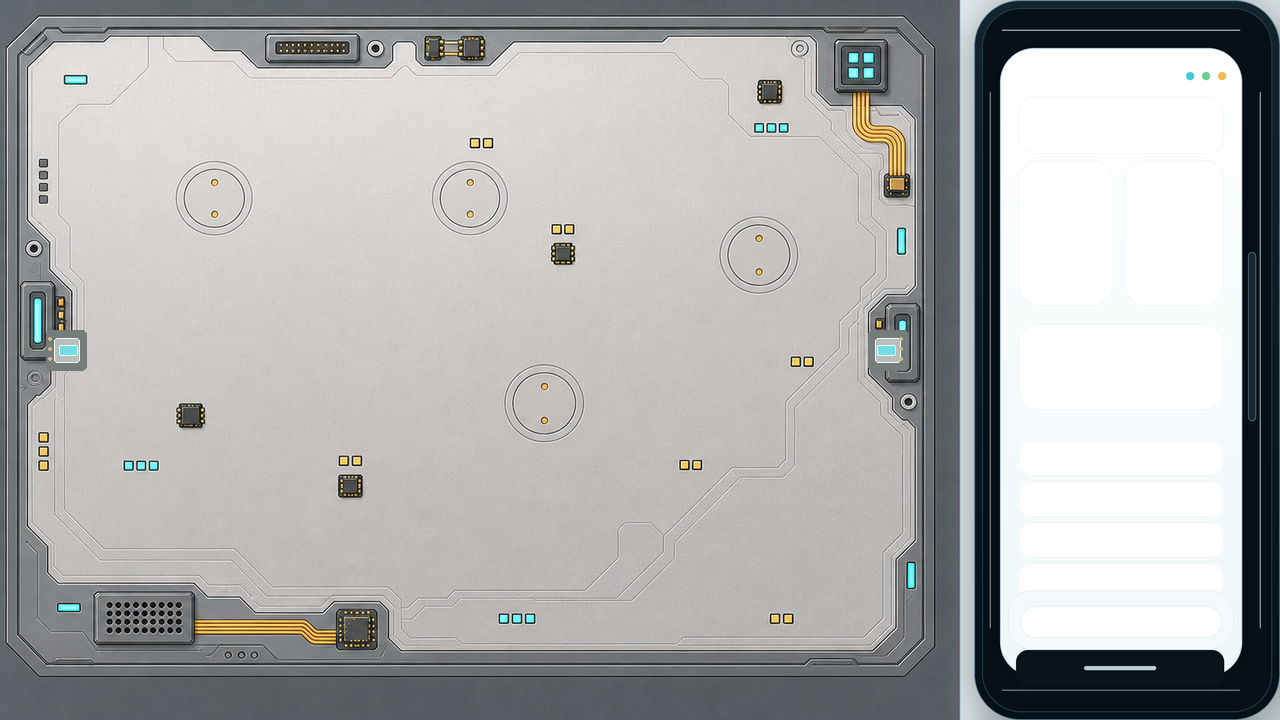
#> input picture packages/edugame/godot/games/ch11-band-defense/assets/backgrounds/band-defense-map-level1-watch-debug.png, 1280 x 720 px
$ python apply_watch_debug_background_style.py --source ../assets/backgrounds/band-defense-map-level1-watch-debug.png
#> lines starting #> are read from the running program, lines starting #| are printed output that depends on the picture
from __future__ import annotations

import argparse
from pathlib import Path

from PIL import Image, ImageDraw, ImageFilter


ROOT = Path(__file__).resolve().parents[4] / "assets" / "games" / "ch11-band-defense"
BG_DIR = ROOT / "backgrounds"
OUT = BG_DIR / "band-defense-map-level1-watch-debug.png"

CANVAS = (1280, 720)
PLAY_RECT = (0, 0, 940, 720)
HUD_RECT = (948, 10, 1268, 710)

LEVEL_ONE_PATH = [
    (68, 360),
    (165, 190),
    (365, 190),
    (475, 190),
    (640, 360),
    (690, 445),
    (815, 320),
    (884, 360),
]

LEVEL_ONE_SLOTS = [(256, 263), (439, 264), (531, 436), (739, 294)]


def _fit_to_canvas(image: Image.Image) -> Image.Image:
    width, height = image.size
#> width = 1280; height = 720
    target_w, target_h = CANVAS
    scale = max(target_w / width, target_h / height)
#> scale = 1
    resized = image.resize((round(width * scale), round(height * scale)), Image.Resampling.LANCZOS)
#> resized is the input picture: PIL image 1280x720 RGBA; mean R, G, B, A 172.8, 173.3, 172.9, 238.1
    left = (resized.width - target_w) // 2
#> left = 0
    top = (resized.height - target_h) // 2
#> top = 0
    return resized.crop((left, top, left + target_w, top + target_h)).convert("RGBA")


def _quiet_play_area(base: Image.Image) -> None:
    layer = Image.new("RGBA", CANVAS, (0, 0, 0, 0))
#> layer: PIL image 1280x720 RGBA; every value is 0
    play = base.crop(PLAY_RECT).filter(ImageFilter.GaussianBlur(0.8)).convert("RGBA")
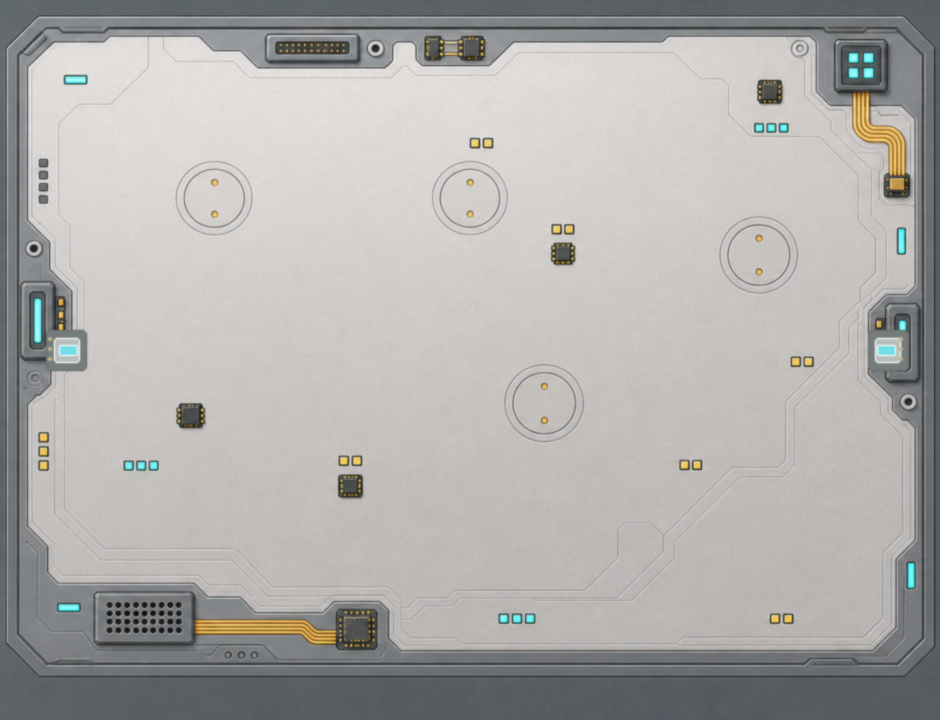
#> play: PIL image 940x720 RGBA; mean R, G, B, A 174.6, 173.3, 171.6, 254.5; transparent parts drawn white
    veil = Image.new("RGBA", play.size, (232, 244, 248, 132))
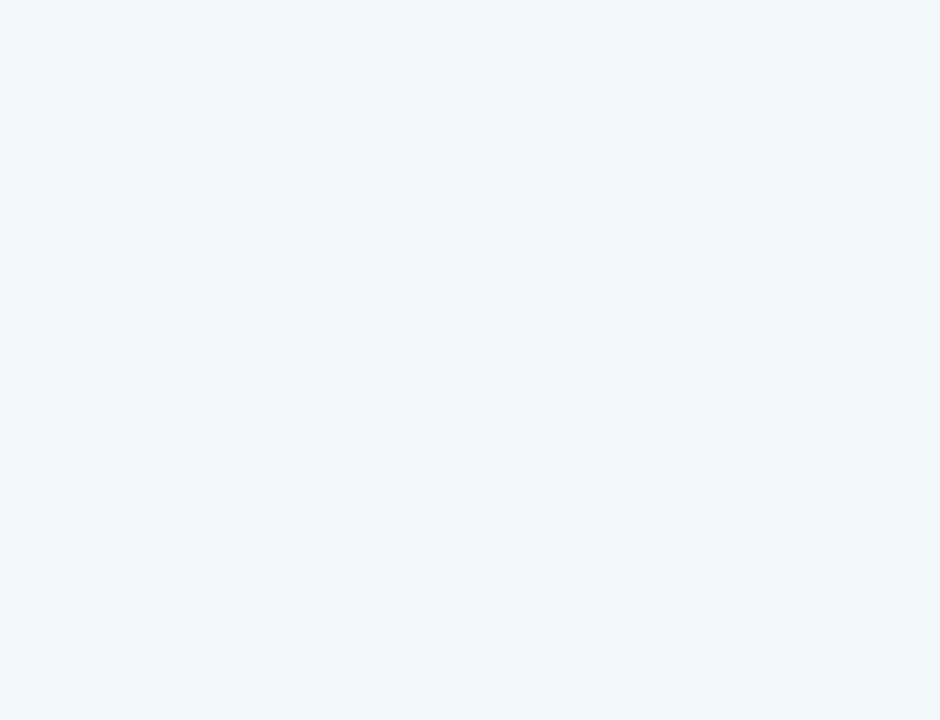
#> veil: PIL image 940x720 RGBA; mean R, G, B, A 232, 244, 248, 132; transparent parts drawn white
    play.alpha_composite(veil)
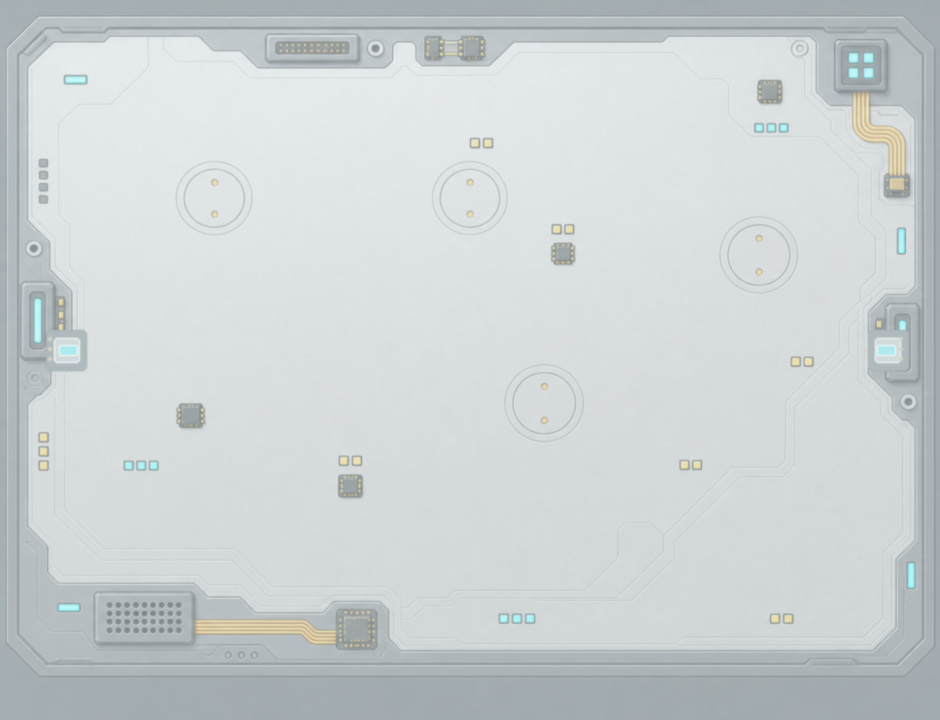
#> play: PIL image 940x720 RGBA; mean R, G, B, A 204.4, 210, 211.3, 254.8; transparent parts drawn white
    layer.paste(play, PLAY_RECT[:2])
    base.alpha_composite(layer)


def _draw_route_and_slots(base: Image.Image) -> None:
    layer = Image.new("RGBA", CANVAS, (0, 0, 0, 0))
    draw = ImageDraw.Draw(layer)

    for width, color in (
        (19, (53, 224, 242, 48)),
        (13, (49, 208, 232, 104)),
        (7, (116, 245, 255, 220)),
        (3, (238, 255, 255, 230)),
    ):
        draw.line(LEVEL_ONE_PATH, fill=color, width=width, joint="curve")
    for i in range(len(LEVEL_ONE_PATH) - 1):
        ax, ay = LEVEL_ONE_PATH[i]
        bx, by = LEVEL_ONE_PATH[i + 1]
        mx = ax * 0.58 + bx * 0.42
        my = ay * 0.58 + by * 0.42
        draw.line((mx - 9, my - 5, mx, my, mx - 9, my + 5), fill=(245, 255, 255, 170), width=2)

    for x, y in LEVEL_ONE_SLOTS:
        for radius, color, width in (
            (45, (40, 126, 168, 78), 2),
            (37, (246, 252, 255, 220), 6),
            (29, (78, 103, 118, 170), 2),
        ):
            draw.ellipse((x - radius, y - radius, x + radius, y + radius), outline=color, width=width)
        draw.ellipse((x - 26, y - 26, x + 26, y + 26), fill=(217, 228, 233, 216), outline=(92, 110, 122, 190), width=2)
        draw.line((x - 13, y, x + 13, y), fill=(57, 177, 236, 186), width=3)
        draw.line((x, y - 13, x, y + 13), fill=(57, 177, 236, 186), width=3)

    base.alpha_composite(layer.filter(ImageFilter.GaussianBlur(0.15)))


def _protect_right_hud_readability(base: Image.Image) -> None:
    layer = Image.new("RGBA", CANVAS, (0, 0, 0, 0))
    draw = ImageDraw.Draw(layer)
    left, top, right, bottom = HUD_RECT
    draw.rounded_rectangle(HUD_RECT, radius=30, fill=(2, 19, 28, 56), outline=(65, 219, 226, 180), width=2)
    draw.rounded_rectangle((left + 16, top + 22, right - 16, bottom - 20), radius=20, outline=(70, 204, 216, 92), width=1)

    for y in (top + 58, top + 214, top + 430):
        draw.rounded_rectangle((left + 30, y, right - 30, y + 104), radius=12, outline=(70, 204, 216, 72), width=1)

    cx, cy = right - 78, top + 294
    for radius, alpha in ((55, 78), (38, 118), (21, 150)):
        draw.ellipse((cx - radius, cy - radius, cx + radius, cy + radius), outline=(72, 224, 228, alpha), width=2)
    draw.arc((cx - 50, cy - 50, cx + 50, cy + 50), 20, 132, fill=(126, 230, 171, 162), width=5)

    for i in range(14):
        x = left + 48 + i * 13
        height = 12 + (i * 9) % 36
        draw.rounded_rectangle((x, bottom - 70 - height, x + 5, bottom - 70), radius=2, fill=(70, 202, 222, 78))

    shine = Image.new("RGBA", CANVAS, (0, 0, 0, 0))
    shine_draw = ImageDraw.Draw(shine)
    shine_draw.polygon([(972, 18), (1106, 18), (1000, 708), (936, 708)], fill=(255, 255, 255, 28))
    layer.alpha_composite(shine.filter(ImageFilter.GaussianBlur(4)))
    base.alpha_composite(layer)
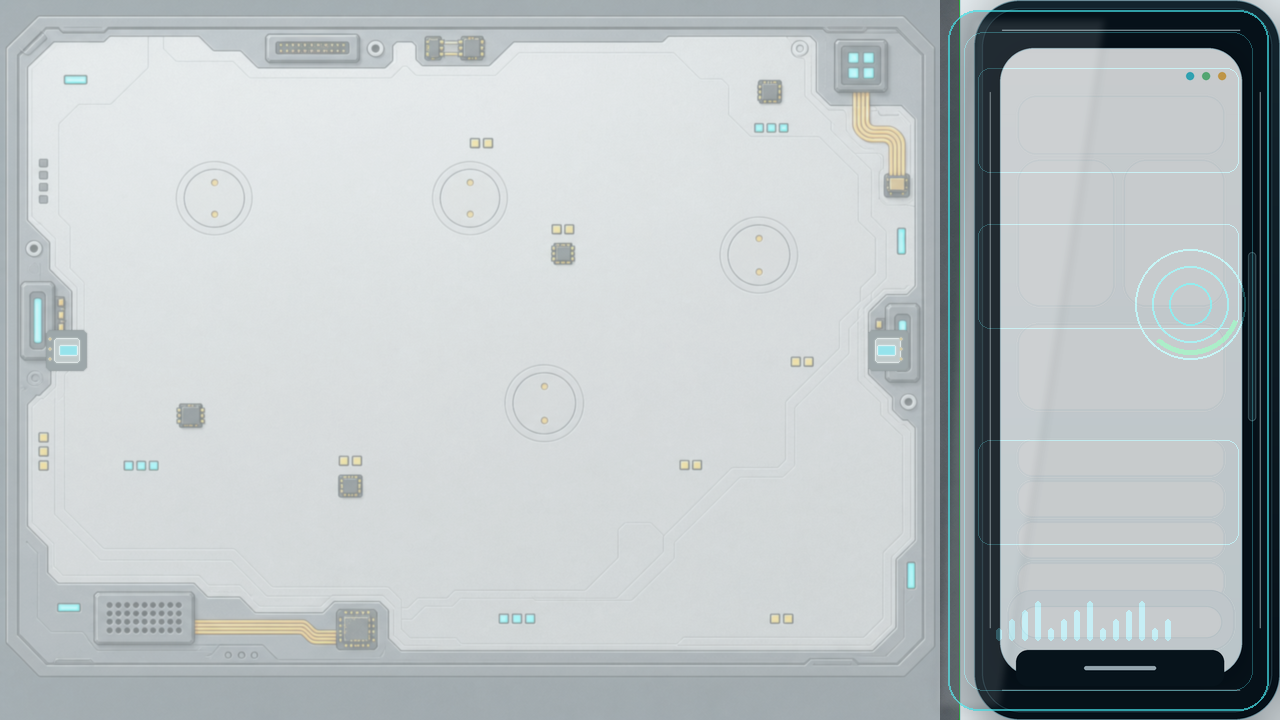
#> base: PIL image 1280x720 RGBA; mean R, G, B, A 180.9, 188.3, 190.5, 242.4; transparent parts drawn white


def apply_style(source: Path, out: Path = OUT) -> None:
    image = _fit_to_canvas(Image.open(source).convert("RGBA"))
    _quiet_play_area(image)
    _protect_right_hud_readability(image)
    _draw_route_and_slots(image)
#> the loop in _draw_route_and_slots, `for i in range(len(LEVEL_ONE_PATH) - 1):` made 7 passes
#> (ax, ay, bx, by, mx, my) on passes 1 to 7: (68, 360, 165, 190, 108.7, 288.6), (165, 190, 365, 190, 249, 190), (365, 190, 475, 190, 411.2, 190), (475, 190, 640, 360, 544.3, 261.4), (640, 360, 690, 445, 661, 395.7), (690, 445, 815, 320, 742.5, 392.5), (815, 320, 884, 360, 844, 336.8)
#> in _draw_route_and_slots, `base.alpha_composite(layer.filter(ImageFilter.GaussianBlur(0.15)))`:
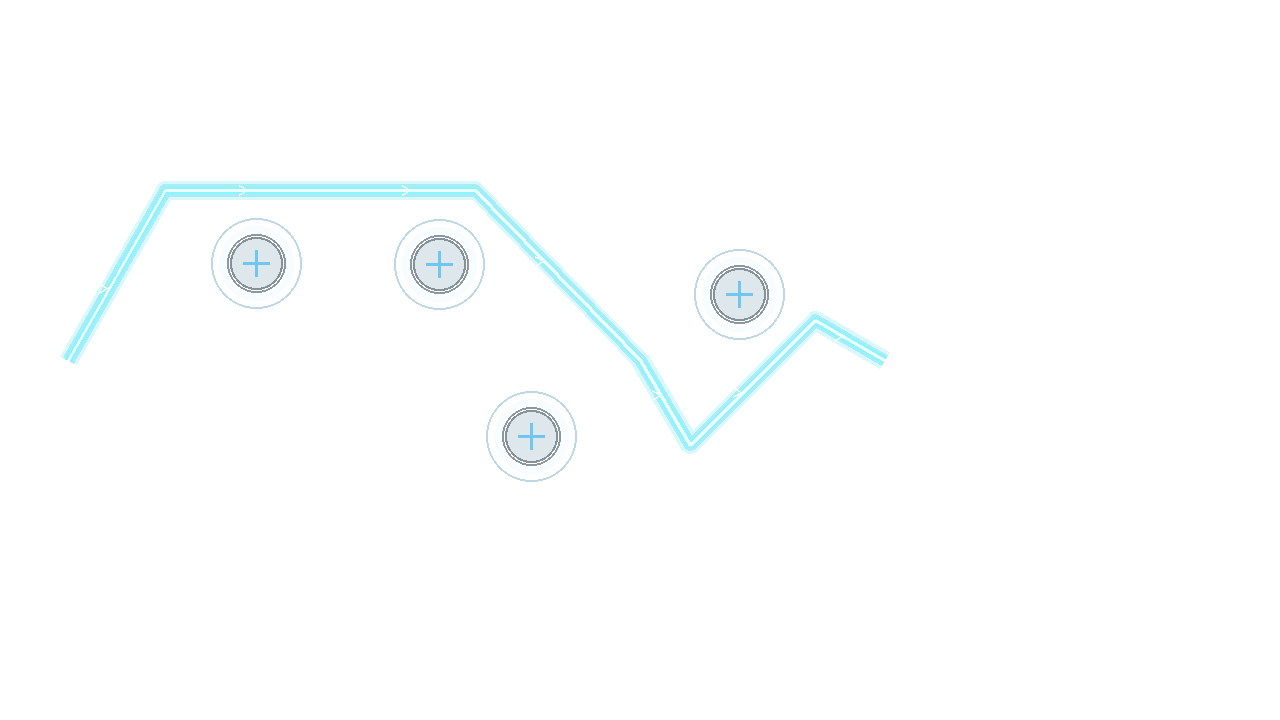
#> layer: PIL image 1280x720 RGBA; mean R, G, B, A 5.5, 8.9, 9.4, 6.5; transparent parts drawn white
    out.parent.mkdir(parents=True, exist_ok=True)
    image.save(out)
    print(f"wrote {out}")


def main() -> None:
    parser = argparse.ArgumentParser()
    parser.add_argument("--source", required=True, type=Path)
    parser.add_argument("--out", default=OUT, type=Path)
    args = parser.parse_args()
    apply_style(args.source, args.out)


if __name__ == "__main__":
    main()

$ run again, with packages/edugame/godot/games/ch11-band-defense/assets/backgrounds/band-defense-map-level2-night-run.png copied over packages/edugame/godot/games/ch11-band-defense/assets/backgrounds/band-defense-map-level1-watch-debug.png
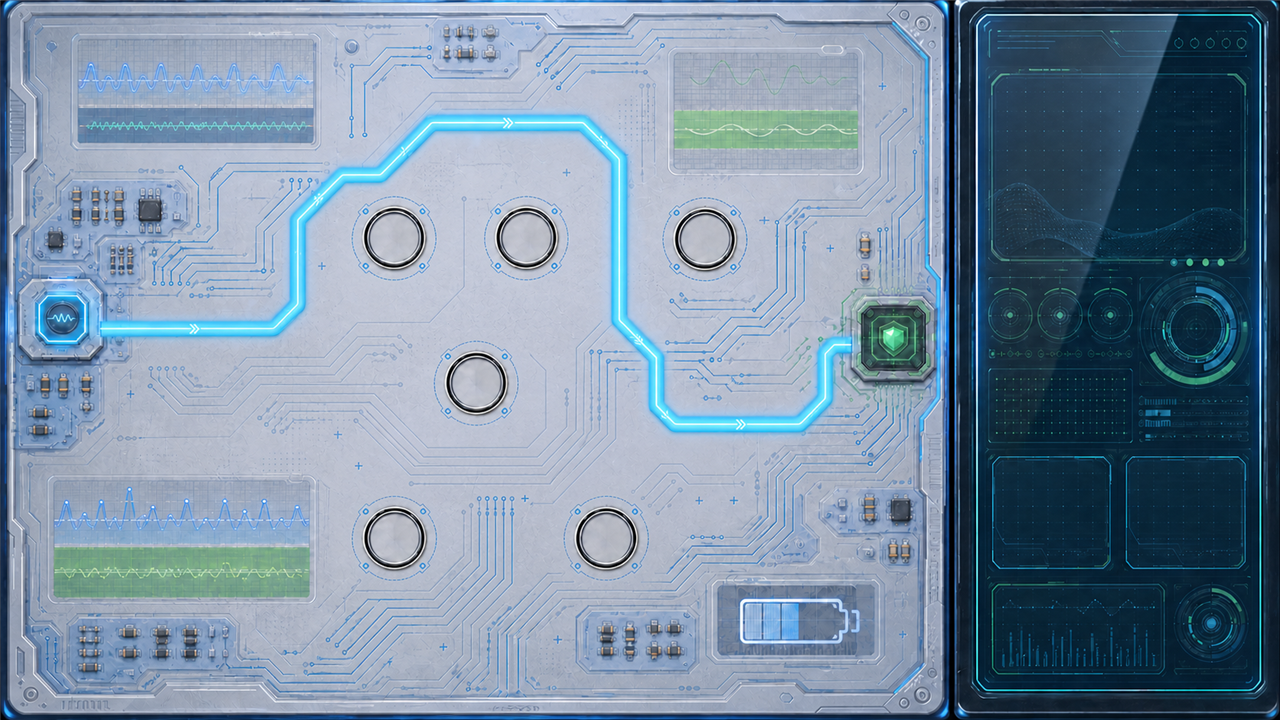
#> input picture packages/edugame/godot/games/ch11-band-defense/assets/backgrounds/band-defense-map-level2-night-run.png, 1280 x 720 px
#> width = 1280; height = 720
#> scale = 1
#> in _fit_to_canvas, resized is the input picture: PIL image 1280x720 RGBA; mean R, G, B, A 120.7, 141.7, 162, 254.9
#> in _quiet_play_area, `play.alpha_composite(veil)`:
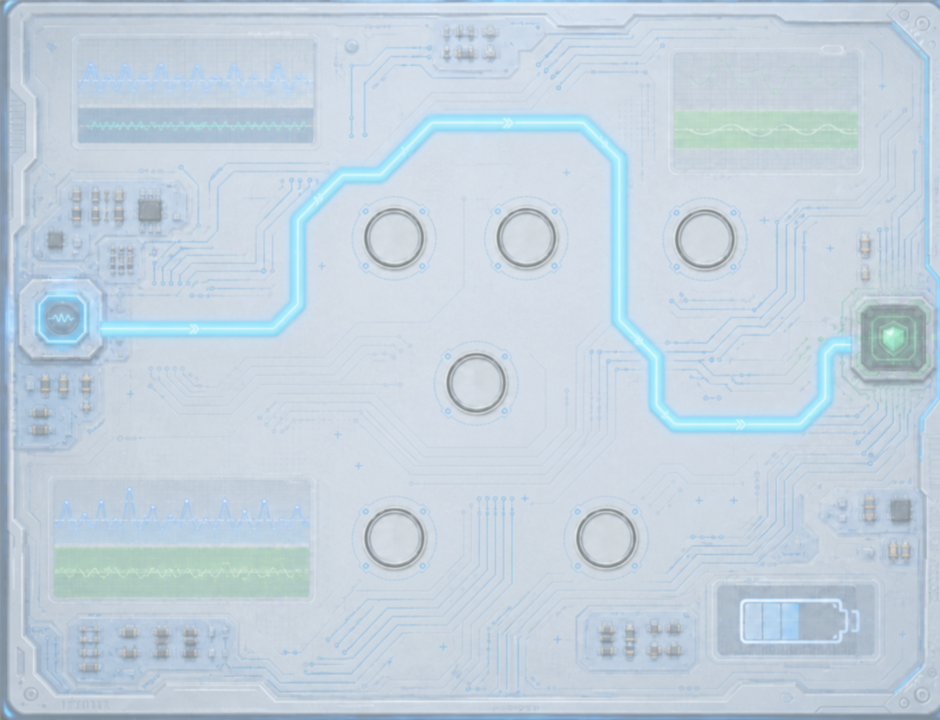
#> play: PIL image 940x720 RGBA; mean R, G, B, A 195.7, 210.4, 222.2, 255; transparent parts drawn white
#> the loop in _draw_route_and_slots, `for i in range(len(LEVEL_ONE_PATH) - 1):` made 7 passes
#> (ax, ay, bx, by, mx, my) on passes 1 to 7: (68, 360, 165, 190, 108.7, 288.6), (165, 190, 365, 190, 249, 190), (365, 190, 475, 190, 411.2, 190), (475, 190, 640, 360, 544.3, 261.4), (640, 360, 690, 445, 661, 395.7), (690, 445, 815, 320, 742.5, 392.5), (815, 320, 884, 360, 844, 336.8)
#> in _draw_route_and_slots, `base.alpha_composite(layer.filter(ImageFilter.GaussianBlur(0.15)))`:
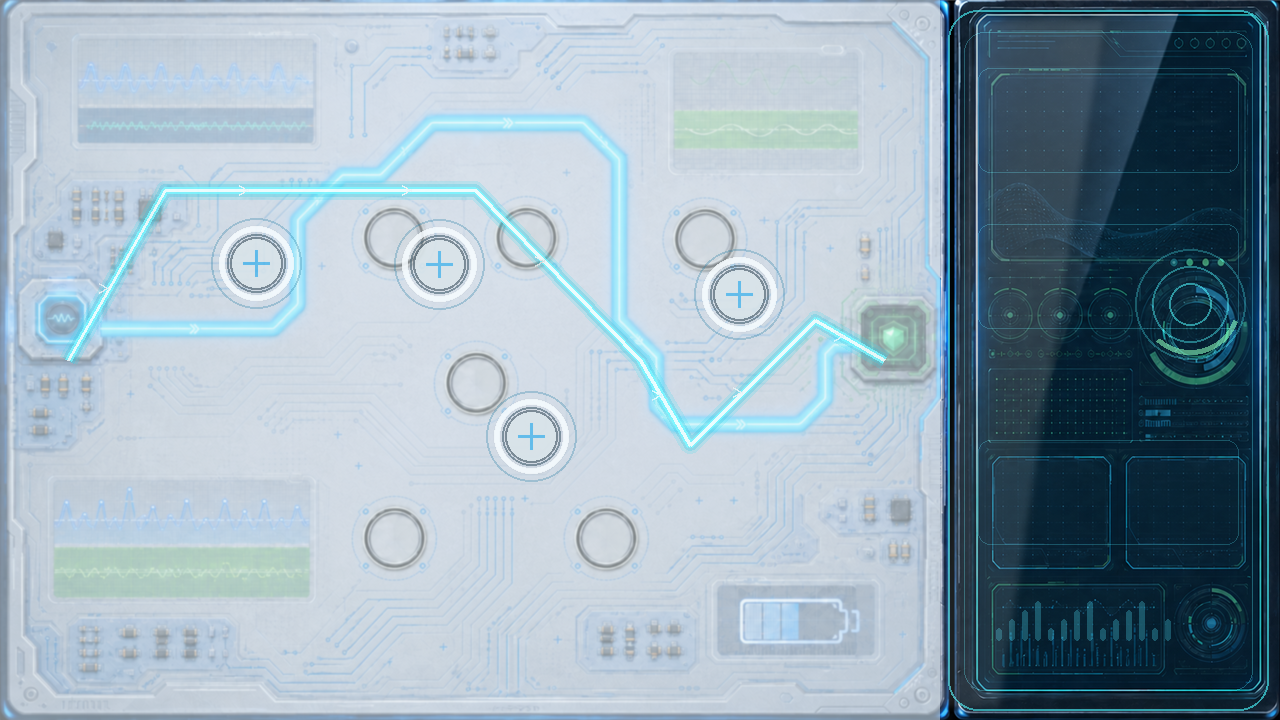
#> base: PIL image 1280x720 RGBA; mean R, G, B, A 149.6, 169.3, 182.6, 255; transparent parts drawn white
